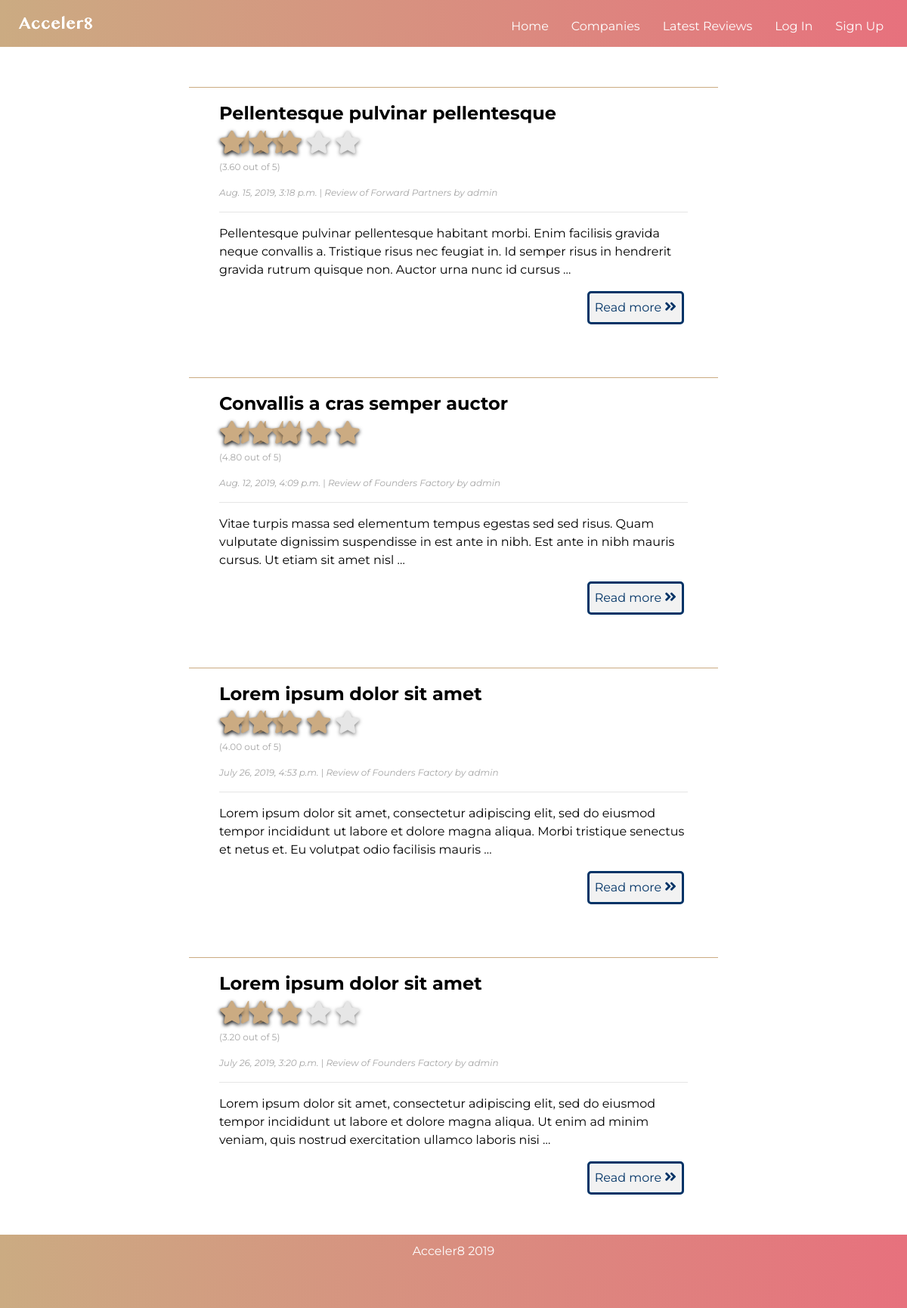
The page /reviews/ on the database as committed earlier.
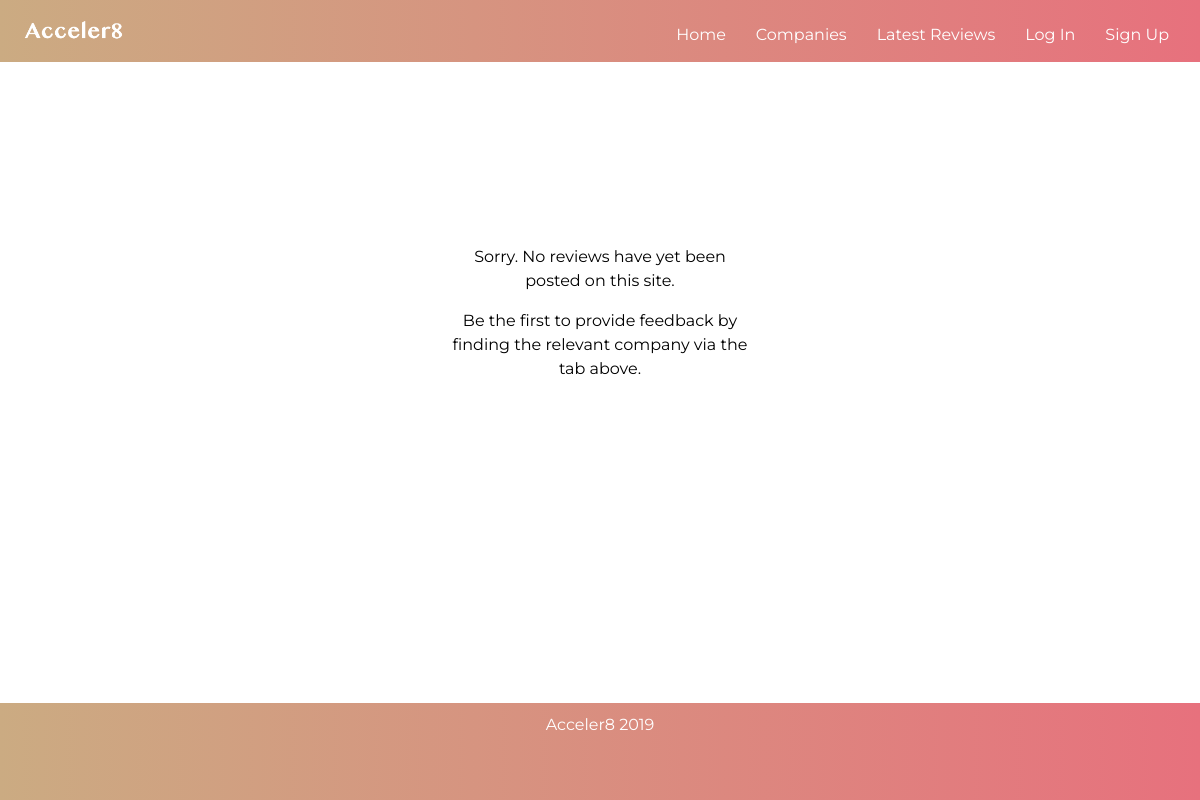
The same page on the database as committed later.
### reviews/models.py (models this page shows, shortened)
class Review(models.Model):
    RATINGS = (
        ('1', '1'),
        ('2', '2'),
        ('3', '3'),
        ('4', '4'),
        ('5', '5'),
    )
    subject = models.ForeignKey(Accelerator, on_delete=models.CASCADE, blank=False)
    title = models.CharField(max_length=200, blank=False)
    author = models.ForeignKey(User, on_delete=models.CASCADE, blank=False)
    feedback = models.TextField(blank=False)
    date_posted = models.DateTimeField(default=timezone.now)
    mentorship = models.CharField(choices=RATINGS, blank=False, max_length=1, default='1')
    hiring = models.CharField(choices=RATINGS, blank=False, max_length=1, default='1')
    community = models.CharField(choices=RATINGS, blank=False, max_length=1, default='1')
    fundraising = models.CharField(choices=RATINGS, blank=False, max_length=1, default='1')
    corporate_dev = models.CharField(choices=RATINGS, blank=False, max_length=1, default='1')
    overall = models.DecimalField(decimal_places=2, max_digits=3)

class Accelerator(models.Model):
    name = models.CharField(max_length=100)
    website = models.CharField(max_length=100)
    locations = models.CharField(max_length=100)
    bio = models.TextField()
    sector_focus = models.CharField(max_length=100)
    stage = models.CharField(max_length=100)
    deal = models.CharField(max_length=200)
    duration = models.CharField(max_length=100)
    avg_rating = models.DecimalField(decimal_places=2, max_digits=3)
    avg_mentorship = models.DecimalField(decimal_places=2, max_digits=3)
    avg_hiring = models.DecimalField(decimal_places=2, max_digits=3)
    avg_community = models.DecimalField(decimal_places=2, max_digits=3)
    avg_fundraising = models.DecimalField(decimal_places=2, max_digits=3)
    avg_corporate = models.DecimalField(decimal_places=2, max_digits=3)
    author = models.ForeignKey(User, on_delete=models.CASCADE, default='admin')
    logo = models.ImageField(upload_to='logos')
    def __str__(self):
        return self.name
    @property
    def avg_rating(self):
        quantity = Review.objects.filter(subject=self)
        overall_result = Review.objects.filter(subject=self).aggregate(avg_rating=Avg('overall'))['avg_rating']
        return overall_result if len(quantity) > 0 else 0
    @property
    def avg_mentorship(self):
        quantity = Review.objects.filter(subject=self)
        if len(quantity) > 0:
            mentorship_result = Review.objects.filter(subject=self).aggregate(avg_mentorship=Avg('mentorship'))['avg_mentorship']
        else:
            mentorship_result = 0
        return mentorship_result
    @property
    def avg_hiring(self):
        quantity = Review.objects.filter(subject=self)
        if len(quantity) > 0:
            hiring_result = Review.objects.filter(subject=self).aggregate(avg_hiring=Avg('hiring'))['avg_hiring']
        else:
            hiring_result = 0
        return hiring_result
    @property
    def avg_community(self):
        quantity = Review.objects.filter(subject=self)
        if len(quantity) > 0:
            community_result = Review.objects.filter(subject=self).aggregate(avg_community=Avg('community'))['avg_community']
        else:
            community_result = 0
        return community_result
    @property
    def avg_fundraising(self):
        quantity = Review.objects.filter(subject=self)
        if len(quantity) > 0:
            fundraising_result = Review.objects.filter(subject=self).aggregate(avg_fundraising=Avg('fundraising'))['avg_fundraising']
        else:
            fundraising_result = 0
        return fundraising_result
    @property
    def avg_corporate(self):
        quantity = Review.objects.filter(subject=self)
        if len(quantity) > 0:
            corporate_result = Review.objects.filter(subject=self).aggregate(avg_corporate=Avg('corporate'))['avg_corporate']
        else:
            corporate_result = 0
        return corporate_result

### reviews/views.py (the view)
# urls.py: path('', ReviewListView.as_view(), name='reviews'),
class ReviewListView(ListView):
    model = Review
    template_name = 'reviews/reviews_home.html'
    context_object_name = 'reviews'
    ordering = ['-date_posted']

### reviews/templates/reviews/reviews_home.html (shortened to what this page needs)
{% extends 'accounts/base.html' %}
{% block content %}
    <div class="container" style="text-align:center">
    {% if reviews %}
        {% for review in reviews %}
            <div class="review-container">
                <h4><b>{{ review.title }}</b></h4>
                <div class="emptyStarsSmall">
                    <i class="fa fa-star" id="emptyStarSmall1"></i>
                    <i class="fa fa-star" id="emptyStarSmall2"></i>
                    <i class="fa fa-star" id="emptyStarSmall3"></i>
                    <i class="fa fa-star" id="emptyStarSmall4"></i>
                    <i class="fa fa-star" id="emptyStarSmall5"></i>
                </div>
                <div class="halfStarsSmall">
                    <i class="fas fa-star-half" id="halfStarSmall1"></i>
                    <i class="fas fa-star-half" {% if review.overall < 1.25 %} style="display:none;" {% endif %} id="halfStarSmall2"></i>
                    <i class="fas fa-star-half" {% if review.overall < 2.25 %} style="display:none;" {% endif %} id="halfStarSmall3"></i>
                    <i class="fas fa-star-half" {% if review.overall < 3.25 %} style="display:none;" {% endif %} id="halfStarSmall4"></i>
                    <i class="fas fa-star-half" {% if review.overall < 4.25 %} style="display:none;" {% endif %} id="halfStarSmall5"></i>
                </div>
                <div class="fullStarsSmall">
                    <i class="fa fa-star" id="fullStarSmall1"></i>
                    <i class="fa fa-star" {% if review.overall < 1.75 %} style="display:none;" {% endif %} id="fullStarSmall2"></i>
                    <i class="fa fa-star" {% if review.overall < 2.75 %} style="display:none;" {% endif %} id="fullStarSmall3"></i>
                    <i class="fa fa-star" {% if review.overall < 3.75 %} style="display:none;" {% endif %} id="fullStarSmall4"></i>
                    <i class="fa fa-star" {% if review.overall < 4.75 %} style="display:none;" {% endif %} id="fullStarSmall5"></i>
                </div>
                <br>
                <p class="date-author">({{ review.overall }} out of 5)</p>
                <p class="date-author"><i>{{ review.date_posted }}</i> | <i>Review of {{ review.subject }} by {{ review.author }}</i></p>
                <hr>
                <p class="blog-text">{{ review.feedback|truncatewords:30 }} </p>
                <a class="btn" id="read-more" href="{% url 'review_detail' review.pk %}">Read more  <i class="fa fa-angle-double-right" style="font-size:18px;"></i></a>
            </div>
        {% endfor %}
    {% else %}
        <div class="empty-page">
            <p>Sorry. No reviews have yet been posted on this site.</p>
            <p>Be the first to provide feedback by finding the relevant company via the tab above.</p>
        </div>
    {% endif %}
    </div>
{% endblock %}

Rows that differ between the two databases and show on the page:
removed Review: title "Pellentesque pulvinar pellentesque", overall "3.60", date_posted "Aug. 15, 2019, 3:18 p.m.", subject "Forward Partners", author "admin", feedback "Pellentesque pulvinar pellentesque habitant morbi. Enim facilisis gravida neque convallis a. Tristique risus nec feugiat in. Id semper risus in hendrerit gravida rutrum quisque non. Auctor urna nunc id cursus …"
removed Review: title "Convallis a cras semper auctor", overall "4.80", date_posted "Aug. 12, 2019, 4:09 p.m.", subject "Founders Factory", author "admin", feedback "Vitae turpis massa sed elementum tempus egestas sed sed risus. Quam vulputate dignissim suspendisse in est ante in nibh. Est ante in nibh mauris cursus. Ut etiam sit amet nisl …"
removed Review: title "Lorem ipsum dolor sit amet", overall "4.00", date_posted "July 26, 2019, 4:53 p.m.", subject "Founders Factory", author "admin", feedback "Lorem ipsum dolor sit amet, consectetur adipiscing elit, sed do eiusmod tempor incididunt ut labore et dolore magna aliqua. Morbi tristique senectus et netus et. Eu volutpat odio facilisis mauris …"
removed Review: title "Lorem ipsum dolor sit amet", overall "3.20", date_posted "July 26, 2019, 3:20 p.m.", subject "Founders Factory", author "admin", feedback "Lorem ipsum dolor sit amet, consectetur adipiscing elit, sed do eiusmod tempor incididunt ut labore et dolore magna aliqua. Ut enim ad minim veniam, quis nostrud exercitation ullamco laboris nisi …"
Other text that changed with them:
text now shown: "Sorry. No reviews have yet been posted on this site. Be the first to provide feedback by finding the relevant company via the tab above."
